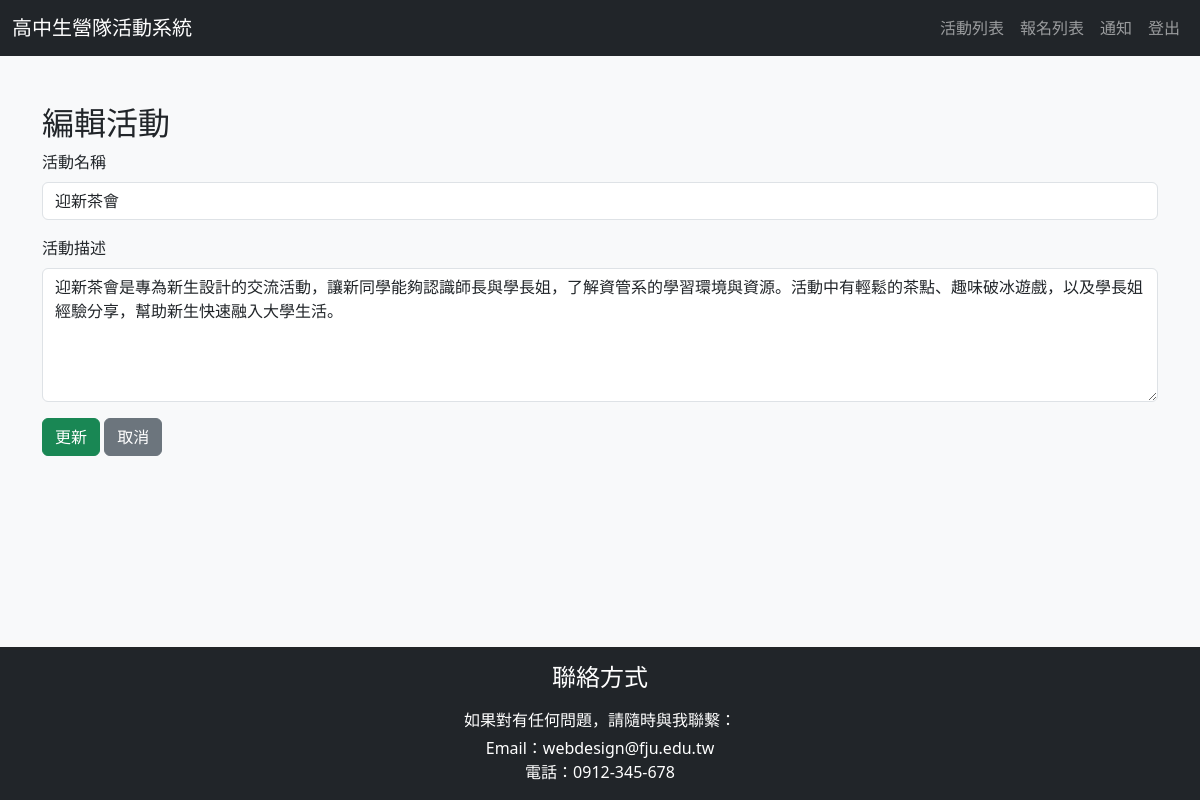
Page /trash2.php?postid=1 (signed in) on the committed database.
### tables this page shows
CREATE TABLE `event` (
  `id` int(10) UNSIGNED NOT NULL,
  `name` varchar(30) NOT NULL,
  `description` varchar(255) NOT NULL
);

### trash2.php (the view, shortened to what this page needs)
<?php
include "header.php";
$servername = "localhost:3307";
$dbname = "practice";
$username = "root";
$conn = new mysqli($servername, $username, "", $dbname);
$postid = $_GET['postid'] ?? null;
$stmt = $conn->prepare("SELECT * FROM event WHERE id=?");
$stmt->bind_param("i", $postid);
$stmt->execute();
$result = $stmt->get_result();
$row = $result->fetch_assoc();
?>
<div class="container my-5">
    <h2>編輯活動</h2>
    <form method="post">
        <div class="mb-3">
            <label for="name" class="form-label">活動名稱</label>
            <input type="text" class="form-control" id="name" name="name" value="<?php echo htmlspecialchars($row['name']); ?>" required>
        </div>
        <div class="mb-3">
            <label for="description" class="form-label">活動描述</label>
            <textarea class="form-control" id="description" name="description" rows="5" required><?php echo htmlspecialchars($row['description']); ?></textarea>
        </div>
        <button type="submit" class="btn btn-success">更新</button>
        <a href="index.php" class="btn btn-secondary">取消</a>
    </form>
</div>
<?php
include "footer.php";
?>

### rows in the picture
event: name "迎新茶會", description "迎新茶會是專為新生設計的交流活動，讓新同學能夠認識師長與學長姐，了解資管系的學習環境與資源。活動中有輕鬆的茶點、趣味破冰遊戲，以及學長姐經驗分享，幫助新生快速融入大學生活。"

### other values in the picture
$login_text "登出"
